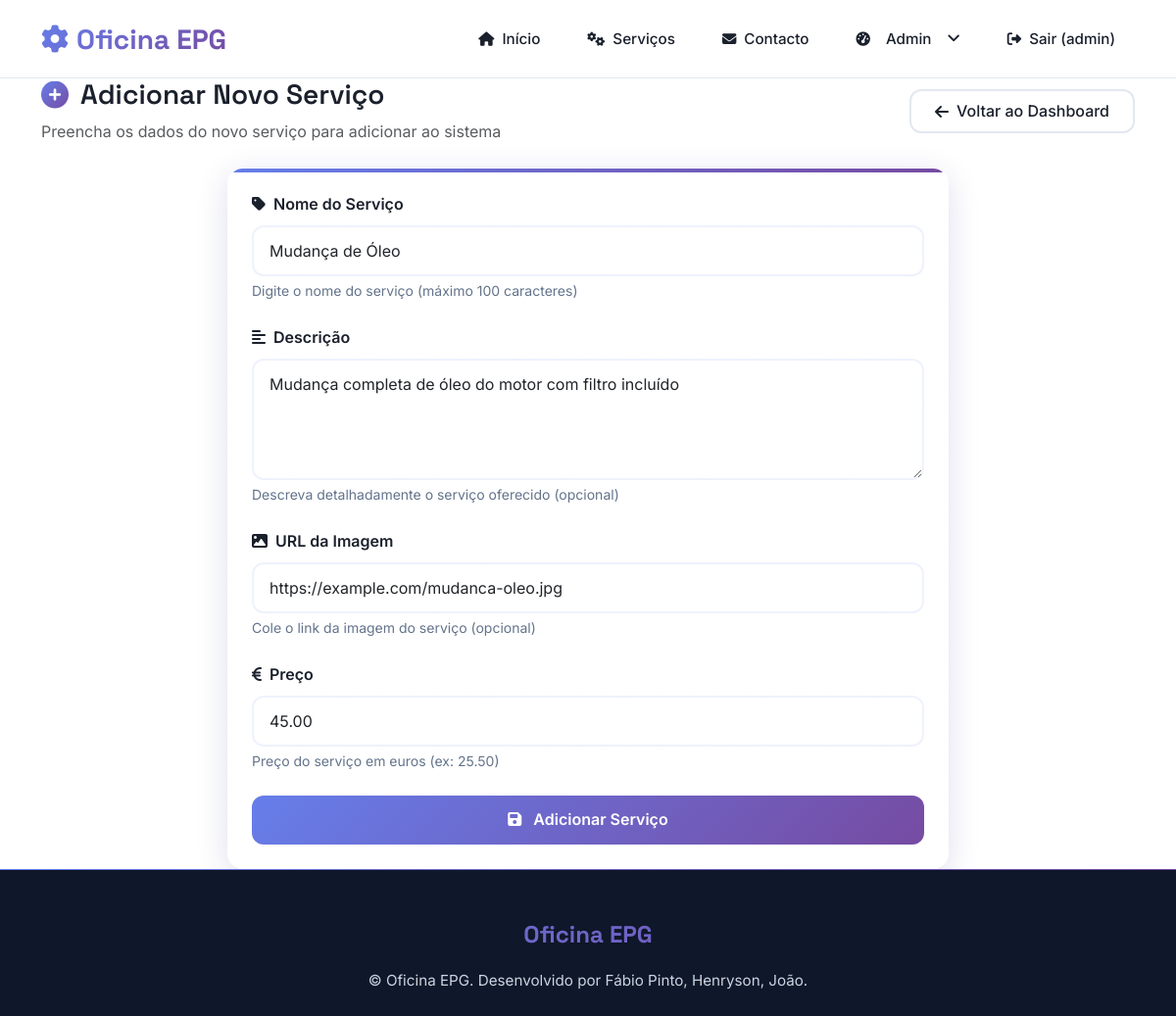
The page /dashboard/servicos/edit/1/ (signed in) on the database its author committed.
### dashboard/models.py (models this page shows, shortened)
class User(AbstractUser):
    criado_em = models.DateTimeField(auto_now_add=True)

class Servico(models.Model):
    nome = models.CharField(max_length=100)
    descricao = models.TextField(blank=True, null=True)
    imagem_url = models.TextField(blank=True, null=True)
    preco = models.DecimalField(
        max_digits=10,
        decimal_places=2,
        default=Decimal("0.00")
    )

### dashboard/views.py (the view)
# urls.py: path('servicos/edit/<int:servico_id>/', views.edit_servico, name='edit_servico'),
@login_required
@staff_member_required
def edit_servico(request, servico_id):
    servico = Servico.objects.get(id=servico_id)
    if request.method == 'POST':
        form = ServicoForm(request.POST, instance=servico)
        if form.is_valid():
            form.save()
            messages.success(request, 'Serviço atualizado com sucesso!')
            return redirect('dashboard_servicos')
    else:
        form = ServicoForm(instance=servico)
    return render(request, 'dashboard/add_servico.html', {'form': form, 'edit': True})

### src/templates/dashboard/add_servico.html (shortened to what this page needs)
{% extends "base.html" %}
{% block content %}
<div class="container mt-4">
    <div class="d-flex justify-content-between align-items-center mb-4">
        <div>
            <h1 class="section-title">
                <i class="fas fa-plus-circle"></i>
                Adicionar Novo Serviço
            </h1>
            <p class="text-muted mb-0">Preencha os dados do novo serviço para adicionar ao sistema</p>
        </div>
        <a href="{% url 'dashboard_home' %}" class="btn-back">
            <i class="fas fa-arrow-left"></i>
            Voltar ao Dashboard
        </a>
    </div>
    <div class="row justify-content-center">
        <div class="col-lg-8">
            <div class="form-card">
                <div class="card-body p-4">
                    <form method="post" class="needs-validation" novalidate>
                        <div class="form-group">
                            <label for="{{ form.nome.id_for_label }}" class="form-label">
                                <i class="fas fa-tag me-2"></i>Nome do Serviço
                            </label>
                            {{ form.nome }}
                            <div class="help-text">Digite o nome do serviço (máximo 100 caracteres)</div>
                        </div>
                        <div class="form-group">
                            <label for="{{ form.descricao.id_for_label }}" class="form-label">
                                <i class="fas fa-align-left me-2"></i>Descrição
                            </label>
                            {{ form.descricao }}
                            <div class="help-text">Descreva detalhadamente o serviço oferecido (opcional)</div>
                        </div>
                        <div class="form-group">
                            <label for="{{ form.imagem_url.id_for_label }}" class="form-label">
                                <i class="fas fa-image me-2"></i>URL da Imagem
                            </label>
                            {{ form.imagem_url }}
                            <div class="help-text">Cole o link da imagem do serviço (opcional)</div>
                        </div>
                        <div class="form-group">
                            <label for="{{ form.preco.id_for_label }}" class="form-label">
                                <i class="fas fa-euro-sign me-2"></i>Preço
                            </label>
                            {{ form.preco }}
                            <div class="help-text">Preço do serviço em euros (ex: 25.50)</div>
                        </div>
                        <div class="d-grid gap-2 mt-4">
                            <button type="submit" class="btn-submit">
                                <i class="fas fa-save me-2"></i>
                                Adicionar Serviço
                            </button>
                        </div>
                    </form>
                </div>
            </div>
        </div>
    </div>
</div>
{% endblock %}

### src/templates/base.html (shortened to what this page needs)
{% load tz %}
<!DOCTYPE html>
<html lang="pt">
<head>
    <link href="https://cdn.jsdelivr.net/npm/bootstrap@5.3.3/dist/css/bootstrap.min.css" rel="stylesheet">
    <link rel="stylesheet" href="https://cdnjs.cloudflare.com/ajax/libs/font-awesome/6.4.0/css/all.min.css">
</head>
<body>
    <nav class="navbar-custom" id="mainNavbar">
        <div class="container">
            <a class="navbar-brand-custom" href="/">
                <i class="fas fa-cog me-2"></i>Oficina EPG
            </a>
            <ul class="navbar-nav-custom ms-auto" id="navbarNav">
                <li class="nav-item-custom">
                    <a class="nav-link-custom" href="{% url 'landing' %}">
                        <i class="fas fa-home"></i>
                        Início
                    </a>
                </li>
                <li class="nav-item-custom">
                    <a class="nav-link-custom" href="{% url 'servicos_list' %}">
                        <i class="fas fa-cogs"></i>
                        Serviços
                    </a>
                </li>
                <li class="nav-item-custom">
                    <a class="nav-link-custom" href="{% url 'contact' %}">
                        <i class="fas fa-envelope"></i>
                        Contacto
                    </a>
                </li>
                {% if user.is_authenticated %}
                    {% if user.is_staff %}
                        <li class="nav-item-custom dropdown-custom" id="adminDropdown">
                            <a class="nav-link-custom dropdown-toggle-custom" href="#" role="button" aria-expanded="false">
                                <i class="fas fa-tachometer-alt"></i>
                                Admin
                            </a>
                        </li>
                    {% endif %}
                    <li class="nav-item-custom">
                        <a class="nav-link-custom" href="{% url 'logout' %}">
                            <i class="fas fa-sign-out-alt"></i>
                            Sair ({{ user.username }})
                        </a>
                    </li>
                {% endif %}
            </ul>
        </div>
    </nav>
    <main class="main-content">
        {% block content %}
        {% endblock %}
    </main>
    <footer class="footer-custom">
        <div class="container">
            <div class="footer-content">
                <div class="footer-brand">Oficina EPG</div>
                <p class="footer-text">
                    © {{ now|date:"Y" }} Oficina EPG. Desenvolvido por Fábio Pinto, Henryson, João.
                </p>
            </div>
        </div>
    </footer>
</body>
</html>

### src/templates/base.html (style rules this page uses)
:root { --primary-gradient: linear-gradient(135deg, #667eea 0%, #764ba2 100%); --secondary-gradient: linear-gradient(135deg, #f093fb 0%, #f5576c 100%); --accent-gradient: linear-gradient(135deg, #4facfe 0%, #00f2fe 100%); --success-gradient: linear-gradient(135deg, #11998e 0%, #38ef7d 100%); --warning-gradient: linear-gradient(135deg, #f093fb 0%, #f5576c 100%); --danger-gradient: linear-gradient(135deg, #fc466b 0%, #3f5efb 100%); --glass-bg: rgba(255, 255, 255, 0.1); --glass-border: rgba(255, 255, 255, 0.2); --glass-shadow: 0 8px 32px 0 rgba(31, 38, 135, 0.37); --nav-height: 80px; --container-padding: 2rem; --font-primary: 'Inter', -apple-system, BlinkMacSystemFont, sans-serif; --font-heading: 'Space Grotesk', -apple-system, BlinkMacSystemFont, sans-serif; --text-primary: #1a202c; --text-secondary: #64748b; --text-muted: #94a3b8; --text-white: #ffffff; --bg-primary: #ffffff; --bg-secondary: #f8fafc; --border-color: #e2e8f0; --dark-bg-primary: #0f172a; --dark-bg-secondary: #1e293b; --dark-text-primary: #f1f5f9; --dark-text-secondary: #cbd5e1; --dark-border-color: #334155; }
* { margin: 0; padding: 0; box-sizing: border-box; }
body { font-family: var(--font-primary); font-weight: 400; line-height: 1.6; color: var(--text-primary); background-color: var(--bg-primary); overflow-x: hidden; transition: all 0.3s ease; }
.navbar-custom { background: rgba(255, 255, 255, 0.95); backdrop-filter: blur(20px); border-bottom: 1px solid var(--border-color); padding: 0; transition: all 0.3s ease; position: fixed; top: 0; left: 0; right: 0; z-index: 1050; height: var(--nav-height); }
.navbar-custom .container { height: var(--nav-height); display: flex; align-items: center; }
.navbar-brand-custom { font-family: var(--font-heading); font-size: 1.75rem; font-weight: 700; text-decoration: none; background: var(--primary-gradient); -webkit-background-clip: text; -webkit-text-fill-color: transparent; background-clip: text; transition: all 0.3s ease; margin-right: 2rem; }
.navbar-nav-custom { display: flex; align-items: center; gap: 0.5rem; list-style: none; margin: 0; padding: 0; }
.nav-item-custom { position: relative; }
.nav-link-custom { display: flex; align-items: center; padding: 0.75rem 1.25rem; color: var(--text-primary); text-decoration: none; font-weight: 500; font-size: 0.95rem; border-radius: 12px; transition: all 0.3s ease; position: relative; overflow: hidden; }
.nav-link-custom::before { content: ''; position: absolute; top: 0; left: 0; right: 0; bottom: 0; background: var(--accent-gradient); opacity: 0; transition: opacity 0.3s ease; border-radius: 12px; }
.nav-link-custom i { margin-right: 0.5rem; font-size: 0.9rem; }
.dropdown-custom { position: relative; }
.dropdown-toggle-custom { display: flex; align-items: center; gap: 0.5rem; }
.dropdown-toggle-custom::after { content: '\f107'; font-family: 'Font Awesome 6 Free'; font-weight: 900; border: none; margin-left: 0.5rem; transition: transform 0.3s ease; }
.main-content { margin-top: var(--nav-height); min-height: calc(100vh - var(--nav-height)); }
.footer-custom { background: var(--dark-bg-primary); color: var(--dark-text-primary); padding: 3rem 0 1.5rem; margin-top: auto; position: relative; overflow: hidden; }
.footer-custom::before { content: ''; position: absolute; top: 0; left: 0; right: 0; height: 1px; background: var(--primary-gradient); }
.footer-content { text-align: center; }
.footer-brand { font-family: var(--font-heading); font-size: 1.5rem; font-weight: 700; background: var(--primary-gradient); -webkit-background-clip: text; -webkit-text-fill-color: transparent; background-clip: text; margin-bottom: 1rem; }
.footer-text { color: var(--dark-text-secondary); font-size: 0.95rem; margin-bottom: 0; }

### rows shown on the page
User: username "admin"
Servico: nome "Mudança de Óleo", descricao "Mudança completa de óleo do motor com filtro incluído", imagem_url "https://example.com/mudanca-oleo.jpg", preco "45.00"
